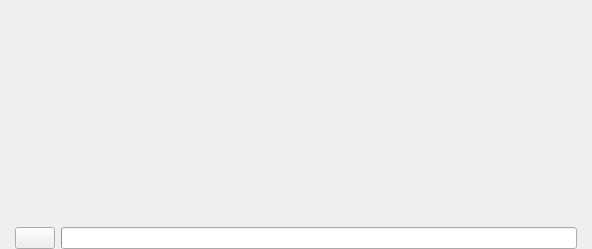
<?xml version="1.0" encoding="UTF-8"?>
<ui version="4.0">
 <class>wikipediaSettings</class>
 <widget class="QWidget" name="wikipediaSettings">
  <property name="geometry">
   <rect>
    <x>0</x>
    <y>0</y>
    <width>592</width>
    <height>249</height>
   </rect>
  </property>
  <property name="sizePolicy">
   <sizepolicy hsizetype="MinimumExpanding" vsizetype="MinimumExpanding">
    <horstretch>0</horstretch>
    <verstretch>0</verstretch>
   </sizepolicy>
  </property>
  <layout class="QGridLayout" name="gridLayout">
   <property name="topMargin">
    <number>0</number>
   </property>
   <property name="bottomMargin">
    <number>0</number>
   </property>
   <item row="1" column="0" colspan="2">
    <widget class="KActionSelector" name="langSelector">
     <property name="sizePolicy">
      <sizepolicy hsizetype="MinimumExpanding" vsizetype="MinimumExpanding">
       <horstretch>0</horstretch>
       <verstretch>0</verstretch>
      </sizepolicy>
     </property>
    </widget>
   </item>
   <item row="2" column="0" colspan="2">
    <layout class="QHBoxLayout" name="progressLayout">
     <property name="leftMargin">
      <number>4</number>
     </property>
     <property name="rightMargin">
      <number>4</number>
     </property>
     <item>
      <widget class="KPushButton" name="downloadButton"/>
     </item>
     <item>
      <widget class="QProgressBar" name="progressBar">
       <property name="sizePolicy">
        <sizepolicy hsizetype="MinimumExpanding" vsizetype="Fixed">
         <horstretch>0</horstretch>
         <verstretch>0</verstretch>
        </sizepolicy>
       </property>
      </widget>
     </item>
    </layout>
   </item>
  </layout>
 </widget>
 <customwidgets>
  <customwidget>
   <class>KPushButton</class>
   <extends>QPushButton</extends>
   <header>kpushbutton.h</header>
  </customwidget>
  <customwidget>
   <class>KActionSelector</class>
   <extends>QWidget</extends>
   <header>kactionselector.h</header>
  </customwidget>
 </customwidgets>
 <resources/>
 <connections/>
</ui>
